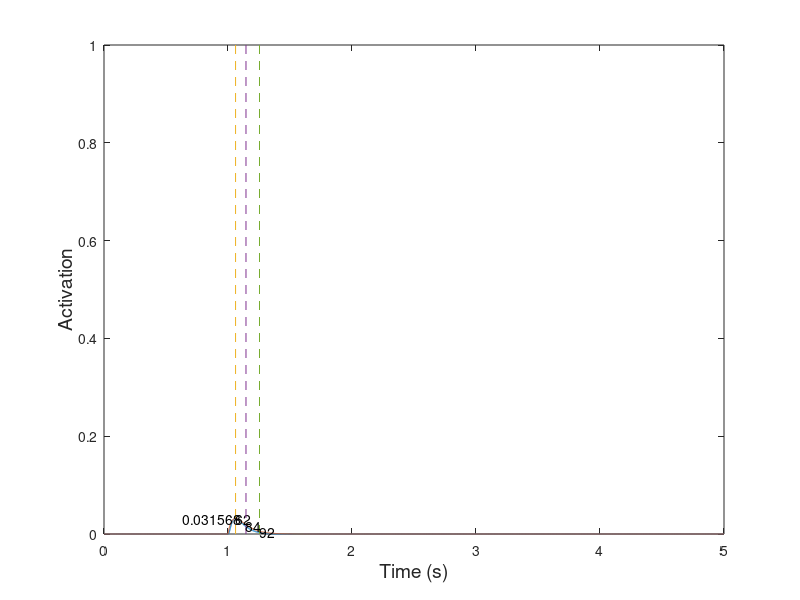

MATLAB code for this plot: (Note: this script raises an error after producing the figure.)
%==========================================================================
% new_model_v11_test.m
% Author: Akira Nagamori
% Last update: 2/18/119
% Descriptions
%   Inspired by Williams et al. 1998
%==========================================================================

close all
clear all
clc

%==========================================================================
% Simulation parameters
Fs = 1000; %sampling frequency
T = 1/Fs;
time = 0:1/Fs:5; %simulation time

Lce = 1;

for i = 1:2
    if i == 1
        simulation_condition = 1;
    elseif i == 2
        simulation_condition = 3;
    end
    if simulation_condition == 1
        % Generate a pulse
        FR_test = 1;
    elseif simulation_condition == 2
        % Generate a spike train at a given frequency
        FR_test = 10;
    elseif simulation_condition == 3
        % Generate a set of spike trains at multiple frequencies
        FR_test = [2 5 8 10 12 15 18 20 25 30 40 50 60 70 80 100 200]; %10:10:100];
    end
    %==========================================================================
    % initialization
    mean_exc = zeros(1,length(FR_test));
    p2p_exc = zeros(1,length(FR_test));
    for f = 1:length(FR_test)
        FR = FR_test(f);
        %==========================================================================
        % Generate spike train
        spike = zeros(1,length(time));
        
        if simulation_condition == 1
            % Generate a pulse
            spike(1*Fs) = 1;
        else
            % Generate spike train
            temp =spikeTrainGenerator(0:1/Fs:3,Fs,FR);
            spike(1*Fs:4*Fs) = temp;
        end
        
        %==========================================================================
        % Model parameters
        x = 0; % free calcium concentration
        y = 0; % concentraction of calcium bound to troponin
        z = 0; % porportion of bidning sites that formed cross-bridges (0-1)
        act = 0;
        
        %param = [7,1,20,5,15,7,0.005,0.04,1.8,0.04,4];
        S = 10.15;
        C = 1.738;
        k_1 = 23.75;
        k_2 = 7.125;
        k_3 = 23.4375;
        k_4 = 9.8;
        tau_1 = 0.002;
        tau_2 = 0.056;
        n = 2.025;
        k = 0.052;
        alpha = 5.1;
        
%         S = 7;
%         C = 1;
%         k_1 = 20;
%         k_2 = 5;
%         k_3 = 15;
%         k_4 = 7;
%         tau_1 = 0.005;
%         tau_2 = 0.04;
%         n = 1.8;
%         k = 0.04;
%         alpha = 4;
        %=========================================================================
        % initialization
        x_vec = zeros(1,length(time));
        x_int_vec = zeros(1,length(time));
        y_vec = zeros(1,length(time));
        y_int_vec = zeros(1,length(time));
        z_vec = zeros(1,length(time));
        act_vec = zeros(1,length(time));
        
        spike_temp = zeros(1,length(time));
        R_temp = exp(-time/tau_1);
        R = zeros(1,length(time));
        
        for t = 1:length(time)
            %% Stage 1
            % Calcium diffusion to sarcoplasm
            spike_temp = zeros(1,length(time));
            if spike(t) == 1
                spike_temp(t) = 1;
                %temp = conv(spike_temp,R_temp);
                % R to depend on the normalized firing rate
                temp = conv(spike_temp,R_temp*(1+2*act^alpha));
                %             R_i = 1 + (5-1)*exp(-(1/FR)/0.1);
                %             temp = conv(spike_temp,R_temp*R_i);
                R = R + temp(1:length(time));
            end
            
            x_dot = k_1*(C-x-y)*R(t) - k_2*x*((C*(S-1))+x+y)-(k_3*x+k_4*y)*(1-y);
            y_dot = (1-y)*(k_3*x-k_4*y);
            x = x_dot/Fs + x;
            y = y_dot/Fs + y;
            
            if y < 0 
                y_temp = 0;
            else
                y_temp = y;
            end
            y_int = y_temp^n/(y_temp^n+k^n);
            %         if x > 1
            %            x = 1;
            
            %% Stage 3
            % Dynamics of cross-bridge formation (Huxley, 1957)
            c3 = 100.206;
            c4 = -13.116;
            c5 = 5.095;
            tau_temp = c3*(cosh((y_int-c4)/c5)).^-1;
            z_dot = (y_int-z)/tau_2; %(tau_temp/1000); %(1-z)*f_app - g_app*z; 
            z = z_dot/Fs + z;
            
            %% Stage 4
            %
            act = z; % (z*(f_app_max+g_app)/f_app_max);           
            
            %% Store variables
            %x_vec(t) = x(t);
            x_vec(t) = x;
            y_vec(t) = y;
            z_vec(t) = z;
            act_vec(t) = act;
            
        end
        
        mean_exc(f) = mean(act_vec(3.5*Fs:4*Fs));
        p2p_exc(f) = max(act_vec(3.5*Fs:4*Fs))-min(act_vec(3.5*Fs:4*Fs));
        
        if simulation_condition == 1
            %------------------------------------------------------------------
            % Twitch analysis
            %------------------------------------------------------------------
            % Find the peak amplitude of twitch and its location
            [pks,locs_0_100] = max(act_vec);
            % Display peak amplitude value
            pks
            % Time it takes from zero force to the peak
            t_0_100 = (locs_0_100-1*Fs)*1000/Fs % convert it in the unit of ms
            
            % Find a half peak amplitude
            peak_half = pks/2;
            % Find time from peak to half maximum
            [~,t_100_50] = min(abs(act_vec(locs_0_100:end)-peak_half));
            
            % Find the location of t_100_50
            locs_100_50 = locs_0_100+t_100_50;
            % Time it takes from peak to half maximum
            t_100_50 = t_100_50*1000/Fs
            
            % Find value of 40% of peak amplitude
            peak_40 = pks*0.4;
            % Find value of 10% of peak amplitude
            peak_10 = pks*0.1;
            
            % Find time when force reaches 40% maximum after peak
            [~,t_40] = min(abs(act_vec(locs_0_100:end)-peak_40));
            % Find time when force reaches 10% maximum after peak
            [~,t_10] = min(abs(act_vec(locs_0_100:end)-peak_10));
            
            % Time it takes from 40% peak to 10% peak
            t_40_10 = (t_10-t_40)*1000/Fs
            
            % Locatino of t_40_10
            locs_40_10 = locs_0_100+t_10;
            
            T = t_0_100/Fs;
            P =  pks/T;
            twitch_Milner_temp = P.*time.*exp(1-time/T);
            twitch_Milner = conv(spike,twitch_Milner_temp);
        end
        
        figure(i)
        plot(time,act_vec,'LineWidth',1)
        hold on
        if simulation_condition == 1   
            plot(time,twitch_Milner(1:length(time)))
            hold on
            plot([time(locs_0_100) time(locs_0_100)],[0 1],'--')
            text(time(locs_0_100),pks,num2str(t_0_100))
            hold on
            plot([time(locs_100_50) time(locs_100_50)],[0 1],'--')
            plot([time(locs_40_10) time(locs_40_10)],[0 1],'--')
            text(time(locs_100_50),peak_half,num2str(t_100_50))
            text(time(locs_40_10),peak_10,num2str(t_40_10))
            text(time(locs_0_100)-time(locs_0_100)*0.4,pks,num2str(pks))
        end
        
    end
    
    figure(i)
    xlabel('Time (s)','FontSize',14)
    ylabel('Activation','FontSize',14)
    
    if simulation_condition == 2
        figure(3)
        plot(time,x_vec,'LineWidth',1)
        xlabel('Time (s)','FontSize',14)
        ylabel('x','FontSize',14)
        
        figure(4)
        plot(time,x_int_vec,'LineWidth',1)
        xlabel('Time (s)','FontSize',14)
        ylabel('x_{int}','FontSize',14)
        
        figure(5)
        plot(time,y_vec,'LineWidth',1)
        xlabel('Time (s)','FontSize',14)
        ylabel('y','FontSize',14)
        
    elseif simulation_condition == 3
        
        twitch2tetanus_ratio = p2p_exc(1)/mean_exc(f)
        fusion = 1-p2p_exc/p2p_exc(1);
        
        FR_new = 0.1:0.1:FR_test(end);
        Af_new = spline(FR_test,mean_exc,FR_new);
        [~,loc] = min(abs(Af_new-0.5));
        FR_half = FR_new(loc);
        f_eff = FR_new/FR_half;
        
        a_f = 0.56;
        n_f0 = 2.1;
        n_f1 = 5;
        n_f = n_f0 +n_f1* (1/Lce-1);       
        Af_Song = 1-exp(-(f_eff./(a_f*n_f)).^n_f);
        
        FR_half
        
        %% Calculate error between the desired and generated activation-frequency relationship
        for j = 1:length(find(f_eff<3.5))
            error_temp(j) = abs(Af_Song(j)-Af_new(j));
        end
        error = sum(error_temp)
        
        figure(6)
        plot(FR_test/FR_half,mean_exc,'LineWidth',1)
        xlabel('Frequency (Hz)','FontSize',14)
        ylabel('Activation','FontSize',14)
        hold on
        plot(f_eff,Af_new)
        plot(f_eff,Af_Song,'color','k')
        xlim([0 3])
        legend('New','New Fit','Song')
        
        figure(7)
        plot(FR_test/FR_half,fusion,'LineWidth',1)
        xlabel('Frequency (Hz)','FontSize',14)
        ylabel('Fusion','FontSize',14)
        hold on
        xlim([0 3])
        
        figure(8)
        plot(mean_exc./max(mean_exc),fusion,'LineWidth',1)
        xlabel('Activation','FontSize',14)
        ylabel('Fusion','FontSize',14)
        hold on
        plot(0:0.1:1,0:0.1:1,'--','color','k')
    end
    
end


function spikeTrain = spikeTrainGenerator(t,Fs,freq)

spikeTrain = zeros(1,length(t));
ISI = round(1/freq*Fs);
numSpikes = round(length(t)/ISI);
index = [1:numSpikes]*ISI;
index(index>length(t)) = [];
spikeTrain(index) = 1;
spikeTrain(1) = 1;

end
